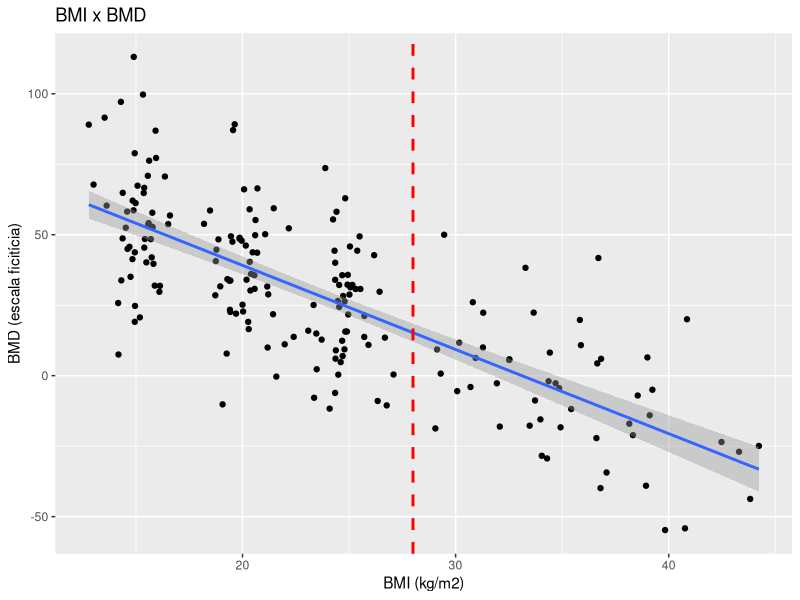
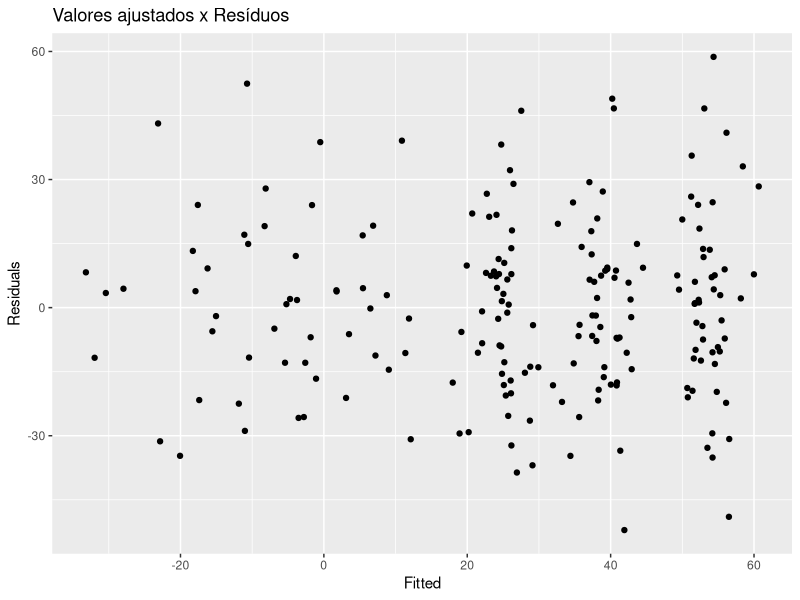
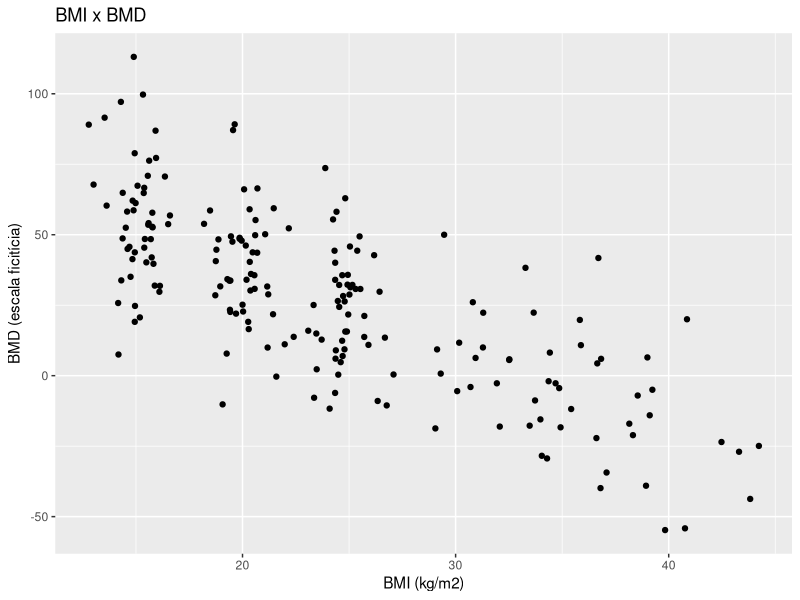
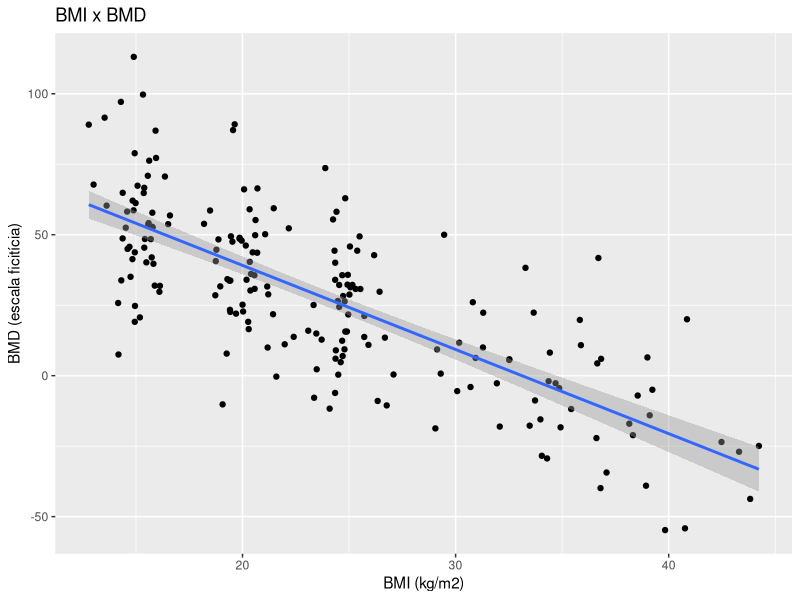
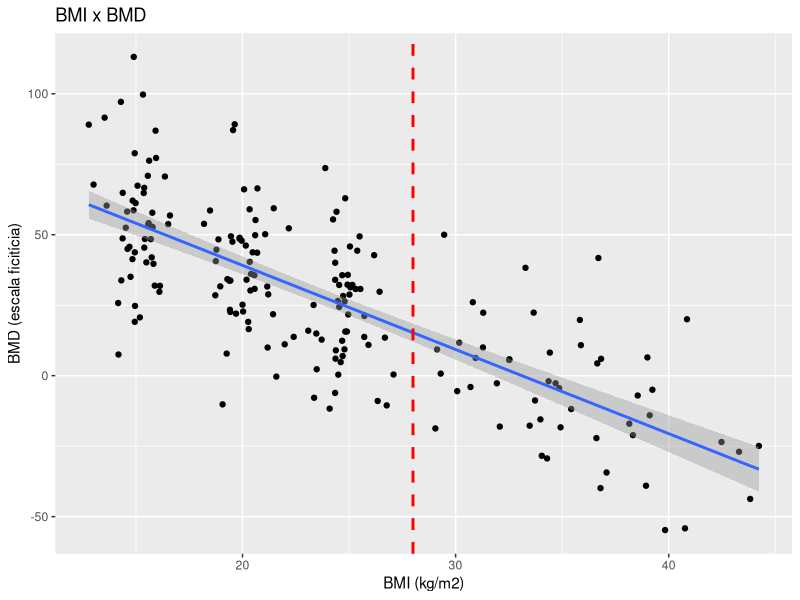
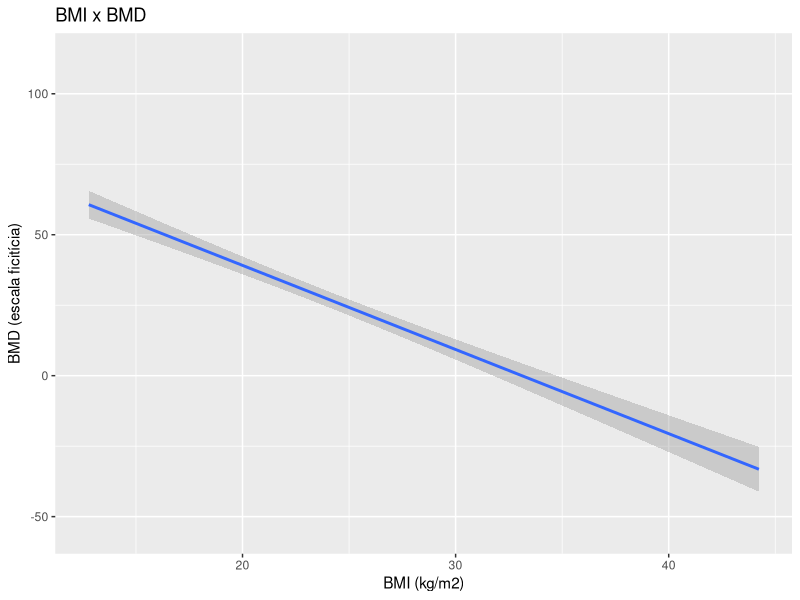
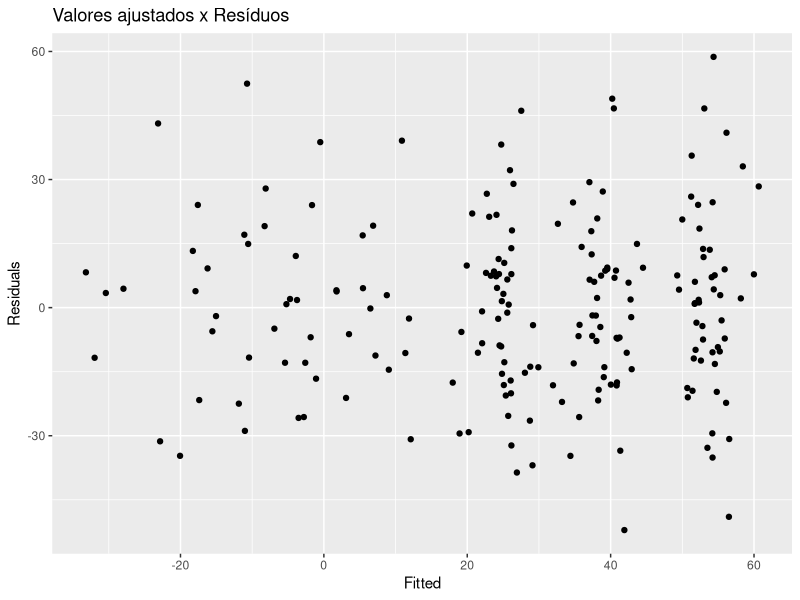
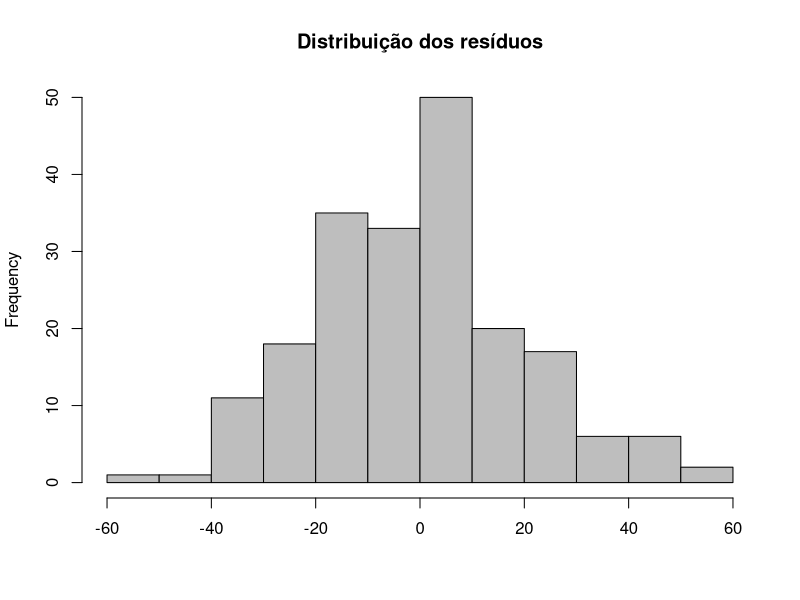

These charts were generated, in order, by the following R code:

# dados simulados ---------------------------------------------------------

set.seed(1)
BMI <- c(rnorm(50, 15, 1), rnorm(50, 20, 1), rnorm(50, 25, 1), rnorm(50, 35, 4))
BMD <- -3*BMI - rnorm(200, 0, 20) + 100
dados <- data.frame(BMI,BMD)

modelo <- lm(BMD ~ BMI, data = dados)
pred <- predict(modelo, interval = "conf")
pred28 <- predict(modelo, newdata = data.frame(BMI=28))

# png("Aulas/modelos/pratica-plot1.png")
# with(dados, plot(BMI,BMD, main = "BMI x BMD", xlab = "BMI (kg/m2)", ylab = "BMD (escala ficitícia)"))
# dev.off()
# 
# png("Aulas/modelos/pratica-plot2.png")
# with(dados, plot(BMI,BMD, main = "BMI x BMD", xlab = "BMI (kg/m2)", ylab = "BMD (escala ficitícia)"))
# abline(modelo, col = "blue", lwd = 2)
# dev.off()
# 
# png("Aulas/modelos/pratica-plot3.png")
# with(dados, plot(BMI,BMD, main = "BMI x BMD", xlab = "BMI (kg/m2)", ylab = "BMD (escala ficitícia)"))
# abline(modelo, col = "blue", lwd = 2)
# abline(v = 28, lty = 2, lwd = 2, col = "red")
# dev.off()

library(ggplot2)
b <- ggplot(dados, aes(BMI,BMD)) +
  geom_point() +
  xlab("BMI (kg/m2)") + ylab("BMD (escala ficitícia)") +
  ggtitle("BMI x BMD")
ggsave("Aulas/Cap18-19/pratica-plot1.png", h = 7, w = 7)

bsmooth <- b + geom_smooth(method = "lm")
ggsave("Aulas/Cap18-19/pratica-plot2.png", h = 7, w = 7)

bsmooth + geom_vline(xintercept = 28, lty = 2, lwd =1, col = "red")
ggsave("Aulas/Cap18-19/pratica-plot3.png", h = 7, w = 7)

bsmooth.only <- ggplot(dados, aes(BMI, BMD)) +
  geom_smooth(method = "lm") +
  xlim(range(BMI)) + ylim(range(BMD)) +
  xlab("BMI (kg/m2)") + ylab("BMD (escala ficitícia)") +
  ggtitle("BMI x BMD")
ggsave("Aulas/Cap18-19/pratica-plot4.png", h = 7, w = 7)

ggplot(data.frame(Fitted = fitted(modelo), Residuals = residuals(modelo)), aes(Fitted, Residuals)) +
  geom_point() +
  ggtitle("Valores ajustados x Resíduos")
ggsave("Aulas/Cap18-19/pratica-plot-resid.png", h = 7, w = 7)

png("Aulas/Cap18-19/pratica-hist-resid.png")
hist(residuals(modelo), col = "gray", main = "Distribuição dos resíduos", xlab = "")
dev.off()

BMD2 <- -3*BMI -
  c(
    rnorm(50, 0, 10), # introduzir heterocedasticidade
    rnorm(50, 0, 20),
    rnorm(50, 0, 40),
    rnorm(50, 0, 40)
    ) + 100
heterocedasticidade <-  data.frame(BMI, BMD2)

b2 <- ggplot(heterocedasticidade, aes(BMI, BMD2)) +
  geom_point() +
  geom_smooth(method = "lm") +
  xlab("BMI (kg/m2)") + ylab("BMD (escala ficitícia)") +
  ggtitle("BMI x BMD")
ggsave("Aulas/Cap18-19/pratica-plot-heterocedasticidade.png", h = 7, w = 7)
